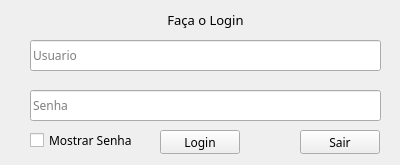
<?xml version="1.0" encoding="UTF-8"?>
<ui version="4.0">
 <class>LoginWindow</class>
 <widget class="QWidget" name="LoginWindow">
  <property name="geometry">
   <rect>
    <x>0</x>
    <y>0</y>
    <width>400</width>
    <height>165</height>
   </rect>
  </property>
  <property name="sizePolicy">
   <sizepolicy hsizetype="Fixed" vsizetype="Fixed">
    <horstretch>0</horstretch>
    <verstretch>0</verstretch>
   </sizepolicy>
  </property>
  <property name="minimumSize">
   <size>
    <width>400</width>
    <height>165</height>
   </size>
  </property>
  <property name="maximumSize">
   <size>
    <width>400</width>
    <height>165</height>
   </size>
  </property>
  <property name="font">
   <font>
    <family>Noto Sans</family>
   </font>
  </property>
  <property name="windowTitle">
   <string>Login</string>
  </property>
  <widget class="QLabel" name="label">
   <property name="geometry">
    <rect>
     <x>30</x>
     <y>10</y>
     <width>351</width>
     <height>20</height>
    </rect>
   </property>
   <property name="font">
    <font>
     <family>Noto Sans</family>
     <pointsize>10</pointsize>
    </font>
   </property>
   <property name="text">
    <string>Faça o Login</string>
   </property>
   <property name="alignment">
    <set>Qt::AlignmentFlag::AlignCenter</set>
   </property>
  </widget>
  <widget class="QLineEdit" name="textEdit_2">
   <property name="geometry">
    <rect>
     <x>30</x>
     <y>90</y>
     <width>351</width>
     <height>31</height>
    </rect>
   </property>
   <property name="font">
    <font>
     <family>Noto Sans</family>
    </font>
   </property>
   <property name="echoMode">
    <enum>QLineEdit::Password</enum>
   </property>
   <property name="placeholderText">
    <string>Senha</string>
   </property>
  </widget>
  <widget class="QPushButton" name="pushButton">
   <property name="geometry">
    <rect>
     <x>160</x>
     <y>130</y>
     <width>80</width>
     <height>24</height>
    </rect>
   </property>
   <property name="font">
    <font>
     <family>Noto Sans</family>
    </font>
   </property>
   <property name="text">
    <string>Login</string>
   </property>
  </widget>
  <widget class="QLineEdit" name="textEdit">
   <property name="geometry">
    <rect>
     <x>30</x>
     <y>40</y>
     <width>351</width>
     <height>31</height>
    </rect>
   </property>
   <property name="font">
    <font>
     <family>Noto Sans</family>
    </font>
   </property>
   <property name="placeholderText">
    <string>Usuario</string>
   </property>
  </widget>
  <widget class="QCheckBox" name="checkBox">
   <property name="geometry">
    <rect>
     <x>30</x>
     <y>130</y>
     <width>111</width>
     <height>21</height>
    </rect>
   </property>
   <property name="text">
    <string>Mostrar Senha</string>
   </property>
  </widget>
  <widget class="QPushButton" name="pushButton_2">
   <property name="geometry">
    <rect>
     <x>300</x>
     <y>130</y>
     <width>80</width>
     <height>24</height>
    </rect>
   </property>
   <property name="font">
    <font>
     <family>Noto Sans</family>
    </font>
   </property>
   <property name="text">
    <string>Sair</string>
   </property>
  </widget>
 </widget>
 <resources/>
 <connections/>
</ui>
